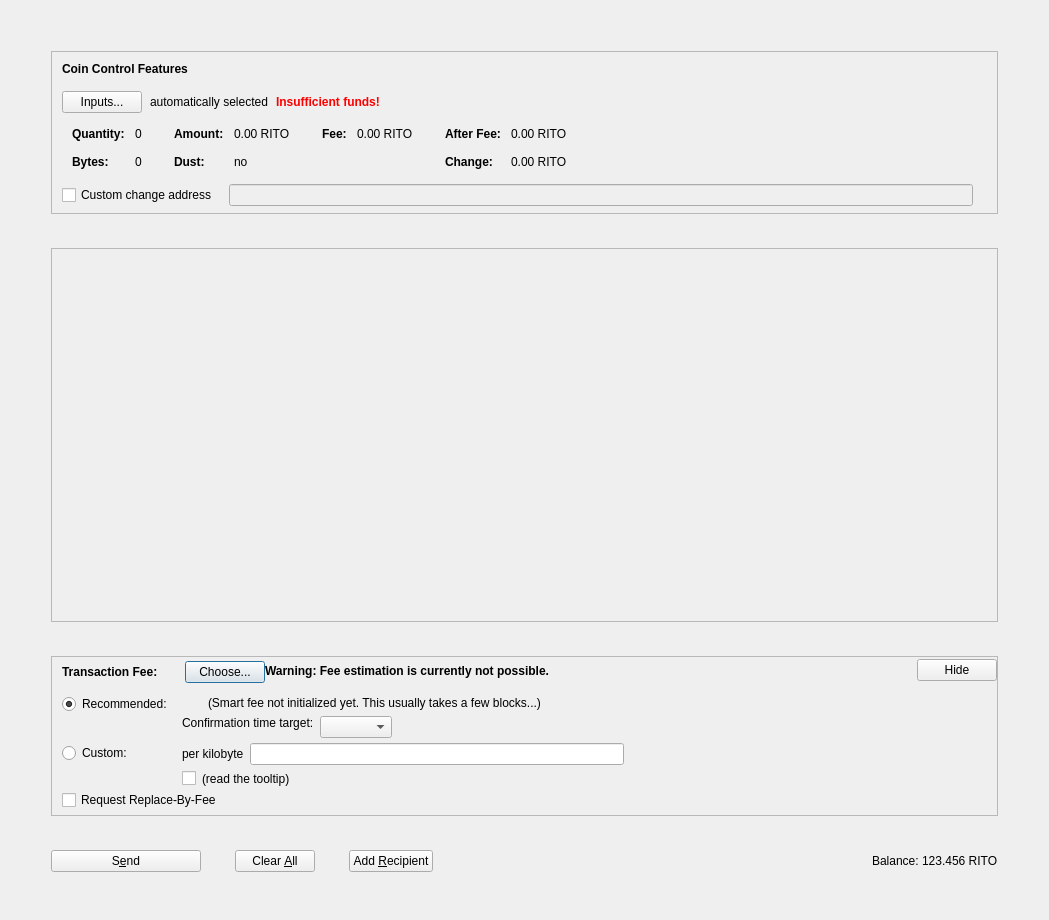
<?xml version="1.0" encoding="UTF-8"?>
<ui version="4.0">
 <class>SendCoinsDialog</class>
 <widget class="QDialog" name="SendCoinsDialog">
  <property name="geometry">
   <rect>
    <x>0</x>
    <y>0</y>
    <width>1049</width>
    <height>920</height>
   </rect>
  </property>
  <property name="windowTitle">
   <string>Send Coins</string>
  </property>
  <layout class="QVBoxLayout" name="verticalLayout" stretch="0">
   <property name="bottomMargin">
    <number>8</number>
   </property>
   <item>
    <layout class="QVBoxLayout" name="verticalLayout_3">
     <property name="spacing">
      <number>34</number>
     </property>
     <property name="leftMargin">
      <number>40</number>
     </property>
     <property name="topMargin">
      <number>40</number>
     </property>
     <property name="rightMargin">
      <number>40</number>
     </property>
     <property name="bottomMargin">
      <number>40</number>
     </property>
     <item>
      <widget class="QFrame" name="frameCoinControl">
       <property name="sizePolicy">
        <sizepolicy hsizetype="Expanding" vsizetype="Fixed">
         <horstretch>0</horstretch>
         <verstretch>0</verstretch>
        </sizepolicy>
       </property>
       <property name="maximumSize">
        <size>
         <width>16777215</width>
         <height>16777215</height>
        </size>
       </property>
       <property name="frameShape">
        <enum>QFrame::StyledPanel</enum>
       </property>
       <property name="frameShadow">
        <enum>QFrame::Sunken</enum>
       </property>
       <layout class="QVBoxLayout" name="verticalLayoutCoinControl2">
        <property name="spacing">
         <number>0</number>
        </property>
        <property name="leftMargin">
         <number>0</number>
        </property>
        <property name="topMargin">
         <number>0</number>
        </property>
        <property name="rightMargin">
         <number>0</number>
        </property>
        <property name="bottomMargin">
         <number>6</number>
        </property>
        <item>
         <layout class="QVBoxLayout" name="verticalLayoutCoinControl" stretch="0,0,0,0,0">
          <property name="spacing">
           <number>0</number>
          </property>
          <property name="leftMargin">
           <number>10</number>
          </property>
          <property name="topMargin">
           <number>10</number>
          </property>
          <item>
           <layout class="QHBoxLayout" name="horizontalLayoutCoinControl1">
            <property name="bottomMargin">
             <number>15</number>
            </property>
            <item>
             <widget class="QLabel" name="labelCoinControlFeatures">
              <property name="sizePolicy">
               <sizepolicy hsizetype="Preferred" vsizetype="Maximum">
                <horstretch>0</horstretch>
                <verstretch>0</verstretch>
               </sizepolicy>
              </property>
              <property name="font">
               <font>
                <weight>75</weight>
                <bold>true</bold>
               </font>
              </property>
              <property name="styleSheet">
               <string notr="true">font-weight:bold;</string>
              </property>
              <property name="text">
               <string>Coin Control Features</string>
              </property>
             </widget>
            </item>
           </layout>
          </item>
          <item>
           <layout class="QHBoxLayout" name="horizontalLayoutCoinControl2" stretch="0,0,0,0">
            <property name="spacing">
             <number>8</number>
            </property>
            <property name="bottomMargin">
             <number>10</number>
            </property>
            <item>
             <widget class="QPushButton" name="pushButtonCoinControl">
              <property name="styleSheet">
               <string notr="true"/>
              </property>
              <property name="text">
               <string>Inputs...</string>
              </property>
              <property name="autoDefault">
               <bool>false</bool>
              </property>
             </widget>
            </item>
            <item>
             <widget class="QLabel" name="labelCoinControlAutomaticallySelected">
              <property name="text">
               <string>automatically selected</string>
              </property>
              <property name="margin">
               <number>5</number>
              </property>
             </widget>
            </item>
            <item>
             <widget class="QLabel" name="labelCoinControlInsuffFunds">
              <property name="font">
               <font>
                <weight>75</weight>
                <bold>true</bold>
               </font>
              </property>
              <property name="styleSheet">
               <string notr="true">color:red;font-weight:bold;</string>
              </property>
              <property name="text">
               <string>Insufficient funds!</string>
              </property>
              <property name="margin">
               <number>5</number>
              </property>
             </widget>
            </item>
            <item>
             <spacer name="horizontalSpacerCoinControl">
              <property name="orientation">
               <enum>Qt::Horizontal</enum>
              </property>
              <property name="sizeHint" stdset="0">
               <size>
                <width>40</width>
                <height>1</height>
               </size>
              </property>
             </spacer>
            </item>
           </layout>
          </item>
          <item>
           <widget class="QWidget" name="widgetCoinControl" native="true">
            <property name="sizePolicy">
             <sizepolicy hsizetype="Preferred" vsizetype="Preferred">
              <horstretch>0</horstretch>
              <verstretch>0</verstretch>
             </sizepolicy>
            </property>
            <property name="minimumSize">
             <size>
              <width>0</width>
              <height>0</height>
             </size>
            </property>
            <property name="styleSheet">
             <string notr="true"/>
            </property>
            <layout class="QHBoxLayout" name="horizontalLayoutCoinControl5">
             <property name="leftMargin">
              <number>0</number>
             </property>
             <property name="topMargin">
              <number>0</number>
             </property>
             <property name="rightMargin">
              <number>0</number>
             </property>
             <property name="bottomMargin">
              <number>0</number>
             </property>
             <item>
              <layout class="QHBoxLayout" name="horizontalLayoutCoinControl3" stretch="0,0,0,1">
               <property name="spacing">
                <number>20</number>
               </property>
               <property name="topMargin">
                <number>0</number>
               </property>
               <property name="bottomMargin">
                <number>10</number>
               </property>
               <item>
                <layout class="QFormLayout" name="formLayoutCoinControl1">
                 <property name="horizontalSpacing">
                  <number>10</number>
                 </property>
                 <property name="verticalSpacing">
                  <number>14</number>
                 </property>
                 <property name="leftMargin">
                  <number>10</number>
                 </property>
                 <property name="topMargin">
                  <number>4</number>
                 </property>
                 <property name="rightMargin">
                  <number>6</number>
                 </property>
                 <item row="0" column="0">
                  <widget class="QLabel" name="labelCoinControlQuantityText">
                   <property name="font">
                    <font>
                     <weight>75</weight>
                     <bold>true</bold>
                    </font>
                   </property>
                   <property name="text">
                    <string>Quantity:</string>
                   </property>
                   <property name="margin">
                    <number>0</number>
                   </property>
                  </widget>
                 </item>
                 <item row="0" column="1">
                  <widget class="QLabel" name="labelCoinControlQuantity">
                   <property name="cursor">
                    <cursorShape>IBeamCursor</cursorShape>
                   </property>
                   <property name="contextMenuPolicy">
                    <enum>Qt::ActionsContextMenu</enum>
                   </property>
                   <property name="text">
                    <string notr="true">0</string>
                   </property>
                   <property name="margin">
                    <number>0</number>
                   </property>
                   <property name="textInteractionFlags">
                    <set>Qt::LinksAccessibleByMouse|Qt::TextSelectableByKeyboard|Qt::TextSelectableByMouse</set>
                   </property>
                  </widget>
                 </item>
                 <item row="1" column="0">
                  <widget class="QLabel" name="labelCoinControlBytesText">
                   <property name="font">
                    <font>
                     <weight>75</weight>
                     <bold>true</bold>
                    </font>
                   </property>
                   <property name="text">
                    <string>Bytes:</string>
                   </property>
                  </widget>
                 </item>
                 <item row="1" column="1">
                  <widget class="QLabel" name="labelCoinControlBytes">
                   <property name="cursor">
                    <cursorShape>IBeamCursor</cursorShape>
                   </property>
                   <property name="contextMenuPolicy">
                    <enum>Qt::ActionsContextMenu</enum>
                   </property>
                   <property name="text">
                    <string notr="true">0</string>
                   </property>
                   <property name="textInteractionFlags">
                    <set>Qt::LinksAccessibleByMouse|Qt::TextSelectableByKeyboard|Qt::TextSelectableByMouse</set>
                   </property>
                  </widget>
                 </item>
                </layout>
               </item>
               <item>
                <layout class="QFormLayout" name="formLayoutCoinControl2">
                 <property name="horizontalSpacing">
                  <number>10</number>
                 </property>
                 <property name="verticalSpacing">
                  <number>14</number>
                 </property>
                 <property name="leftMargin">
                  <number>6</number>
                 </property>
                 <property name="topMargin">
                  <number>4</number>
                 </property>
                 <property name="rightMargin">
                  <number>6</number>
                 </property>
                 <item row="0" column="0">
                  <widget class="QLabel" name="labelCoinControlAmountText">
                   <property name="font">
                    <font>
                     <weight>75</weight>
                     <bold>true</bold>
                    </font>
                   </property>
                   <property name="text">
                    <string>Amount:</string>
                   </property>
                   <property name="margin">
                    <number>0</number>
                   </property>
                  </widget>
                 </item>
                 <item row="0" column="1">
                  <widget class="QLabel" name="labelCoinControlAmount">
                   <property name="cursor">
                    <cursorShape>IBeamCursor</cursorShape>
                   </property>
                   <property name="contextMenuPolicy">
                    <enum>Qt::ActionsContextMenu</enum>
                   </property>
                   <property name="text">
                    <string notr="true">0.00 RITO</string>
                   </property>
                   <property name="textInteractionFlags">
                    <set>Qt::LinksAccessibleByMouse|Qt::TextSelectableByKeyboard|Qt::TextSelectableByMouse</set>
                   </property>
                  </widget>
                 </item>
                 <item row="1" column="0">
                  <widget class="QLabel" name="labelCoinControlLowOutputText">
                   <property name="font">
                    <font>
                     <weight>75</weight>
                     <bold>true</bold>
                    </font>
                   </property>
                   <property name="text">
                    <string>Dust:</string>
                   </property>
                  </widget>
                 </item>
                 <item row="1" column="1">
                  <widget class="QLabel" name="labelCoinControlLowOutput">
                   <property name="cursor">
                    <cursorShape>IBeamCursor</cursorShape>
                   </property>
                   <property name="contextMenuPolicy">
                    <enum>Qt::ActionsContextMenu</enum>
                   </property>
                   <property name="text">
                    <string notr="true">no</string>
                   </property>
                   <property name="textInteractionFlags">
                    <set>Qt::LinksAccessibleByMouse|Qt::TextSelectableByKeyboard|Qt::TextSelectableByMouse</set>
                   </property>
                  </widget>
                 </item>
                </layout>
               </item>
               <item>
                <layout class="QFormLayout" name="formLayoutCoinControl3">
                 <property name="horizontalSpacing">
                  <number>10</number>
                 </property>
                 <property name="verticalSpacing">
                  <number>14</number>
                 </property>
                 <property name="leftMargin">
                  <number>6</number>
                 </property>
                 <property name="topMargin">
                  <number>4</number>
                 </property>
                 <property name="rightMargin">
                  <number>6</number>
                 </property>
                 <item row="0" column="0">
                  <widget class="QLabel" name="labelCoinControlFeeText">
                   <property name="font">
                    <font>
                     <weight>75</weight>
                     <bold>true</bold>
                    </font>
                   </property>
                   <property name="text">
                    <string>Fee:</string>
                   </property>
                   <property name="margin">
                    <number>0</number>
                   </property>
                  </widget>
                 </item>
                 <item row="0" column="1">
                  <widget class="QLabel" name="labelCoinControlFee">
                   <property name="cursor">
                    <cursorShape>IBeamCursor</cursorShape>
                   </property>
                   <property name="contextMenuPolicy">
                    <enum>Qt::ActionsContextMenu</enum>
                   </property>
                   <property name="text">
                    <string notr="true">0.00 RITO</string>
                   </property>
                   <property name="textInteractionFlags">
                    <set>Qt::LinksAccessibleByMouse|Qt::TextSelectableByKeyboard|Qt::TextSelectableByMouse</set>
                   </property>
                  </widget>
                 </item>
                </layout>
               </item>
               <item>
                <layout class="QFormLayout" name="formLayoutCoinControl4">
                 <property name="horizontalSpacing">
                  <number>10</number>
                 </property>
                 <property name="verticalSpacing">
                  <number>14</number>
                 </property>
                 <property name="leftMargin">
                  <number>6</number>
                 </property>
                 <property name="topMargin">
                  <number>4</number>
                 </property>
                 <property name="rightMargin">
                  <number>6</number>
                 </property>
                 <item row="0" column="0">
                  <widget class="QLabel" name="labelCoinControlAfterFeeText">
                   <property name="font">
                    <font>
                     <weight>75</weight>
                     <bold>true</bold>
                    </font>
                   </property>
                   <property name="text">
                    <string>After Fee:</string>
                   </property>
                   <property name="margin">
                    <number>0</number>
                   </property>
                  </widget>
                 </item>
                 <item row="0" column="1">
                  <widget class="QLabel" name="labelCoinControlAfterFee">
                   <property name="cursor">
                    <cursorShape>IBeamCursor</cursorShape>
                   </property>
                   <property name="contextMenuPolicy">
                    <enum>Qt::ActionsContextMenu</enum>
                   </property>
                   <property name="text">
                    <string notr="true">0.00 RITO</string>
                   </property>
                   <property name="textInteractionFlags">
                    <set>Qt::LinksAccessibleByMouse|Qt::TextSelectableByKeyboard|Qt::TextSelectableByMouse</set>
                   </property>
                  </widget>
                 </item>
                 <item row="1" column="0">
                  <widget class="QLabel" name="labelCoinControlChangeText">
                   <property name="font">
                    <font>
                     <weight>75</weight>
                     <bold>true</bold>
                    </font>
                   </property>
                   <property name="text">
                    <string>Change:</string>
                   </property>
                  </widget>
                 </item>
                 <item row="1" column="1">
                  <widget class="QLabel" name="labelCoinControlChange">
                   <property name="cursor">
                    <cursorShape>IBeamCursor</cursorShape>
                   </property>
                   <property name="contextMenuPolicy">
                    <enum>Qt::ActionsContextMenu</enum>
                   </property>
                   <property name="text">
                    <string notr="true">0.00 RITO</string>
                   </property>
                   <property name="textInteractionFlags">
                    <set>Qt::LinksAccessibleByMouse|Qt::TextSelectableByKeyboard|Qt::TextSelectableByMouse</set>
                   </property>
                  </widget>
                 </item>
                </layout>
               </item>
              </layout>
             </item>
            </layout>
           </widget>
          </item>
          <item>
           <layout class="QHBoxLayout" name="horizontalLayoutCoinControl4" stretch="0,0,0">
            <property name="spacing">
             <number>12</number>
            </property>
            <property name="sizeConstraint">
             <enum>QLayout::SetDefaultConstraint</enum>
            </property>
            <property name="topMargin">
             <number>5</number>
            </property>
            <property name="rightMargin">
             <number>5</number>
            </property>
            <item>
             <widget class="QCheckBox" name="checkBoxCoinControlChange">
              <property name="toolTip">
               <string>If this is activated, but the change address is empty or invalid, change will be sent to a newly generated address.</string>
              </property>
              <property name="text">
               <string>Custom change address</string>
              </property>
             </widget>
            </item>
            <item>
             <widget class="QValidatedLineEdit" name="lineEditCoinControlChange">
              <property name="enabled">
               <bool>false</bool>
              </property>
              <property name="sizePolicy">
               <sizepolicy hsizetype="Expanding" vsizetype="Fixed">
                <horstretch>0</horstretch>
                <verstretch>0</verstretch>
               </sizepolicy>
              </property>
             </widget>
            </item>
            <item>
             <widget class="QLabel" name="labelCoinControlChangeLabel">
              <property name="sizePolicy">
               <sizepolicy hsizetype="Preferred" vsizetype="Expanding">
                <horstretch>0</horstretch>
                <verstretch>0</verstretch>
               </sizepolicy>
              </property>
              <property name="minimumSize">
               <size>
                <width>0</width>
                <height>0</height>
               </size>
              </property>
              <property name="text">
               <string/>
              </property>
              <property name="margin">
               <number>3</number>
              </property>
             </widget>
            </item>
           </layout>
          </item>
          <item>
           <spacer name="verticalSpacerCoinControl">
            <property name="orientation">
             <enum>Qt::Vertical</enum>
            </property>
            <property name="sizeHint" stdset="0">
             <size>
              <width>800</width>
              <height>1</height>
             </size>
            </property>
           </spacer>
          </item>
         </layout>
        </item>
       </layout>
      </widget>
     </item>
     <item>
      <widget class="QScrollArea" name="scrollArea">
       <property name="widgetResizable">
        <bool>true</bool>
       </property>
       <widget class="QWidget" name="scrollAreaWidgetContents">
        <property name="geometry">
         <rect>
          <x>0</x>
          <y>0</y>
          <width>943</width>
          <height>263</height>
         </rect>
        </property>
        <layout class="QVBoxLayout" name="verticalLayout_2" stretch="0,0">
         <property name="leftMargin">
          <number>0</number>
         </property>
         <property name="topMargin">
          <number>0</number>
         </property>
         <property name="rightMargin">
          <number>0</number>
         </property>
         <property name="bottomMargin">
          <number>0</number>
         </property>
         <item>
          <layout class="QVBoxLayout" name="entries">
           <property name="spacing">
            <number>6</number>
           </property>
          </layout>
         </item>
         <item>
          <spacer name="verticalSpacer">
           <property name="orientation">
            <enum>Qt::Vertical</enum>
           </property>
           <property name="sizeHint" stdset="0">
            <size>
             <width>20</width>
             <height>1000</height>
            </size>
           </property>
          </spacer>
         </item>
        </layout>
       </widget>
      </widget>
     </item>
     <item>
      <widget class="QFrame" name="frameFee">
       <property name="sizePolicy">
        <sizepolicy hsizetype="Expanding" vsizetype="Fixed">
         <horstretch>0</horstretch>
         <verstretch>0</verstretch>
        </sizepolicy>
       </property>
       <property name="maximumSize">
        <size>
         <width>16777215</width>
         <height>16777215</height>
        </size>
       </property>
       <property name="frameShape">
        <enum>QFrame::StyledPanel</enum>
       </property>
       <property name="frameShadow">
        <enum>QFrame::Sunken</enum>
       </property>
       <layout class="QVBoxLayout" name="verticalLayoutFee1">
        <property name="spacing">
         <number>0</number>
        </property>
        <property name="leftMargin">
         <number>0</number>
        </property>
        <property name="topMargin">
         <number>0</number>
        </property>
        <property name="rightMargin">
         <number>0</number>
        </property>
        <property name="bottomMargin">
         <number>0</number>
        </property>
        <item>
         <layout class="QVBoxLayout" name="verticalLayoutFee2" stretch="0,0,0">
          <property name="spacing">
           <number>0</number>
          </property>
          <property name="leftMargin">
           <number>10</number>
          </property>
          <property name="topMargin">
           <number>0</number>
          </property>
          <item>
           <layout class="QHBoxLayout" name="horizontalLayoutFee1">
            <property name="bottomMargin">
             <number>0</number>
            </property>
            <item>
             <layout class="QVBoxLayout" name="verticalLayoutFee7">
              <property name="spacing">
               <number>0</number>
              </property>
              <item>
               <spacer name="verticalSpacerSmartFee">
                <property name="orientation">
                 <enum>Qt::Vertical</enum>
                </property>
                <property name="sizeType">
                 <enum>QSizePolicy::Fixed</enum>
                </property>
                <property name="sizeHint" stdset="0">
                 <size>
                  <width>1</width>
                  <height>4</height>
                 </size>
                </property>
               </spacer>
              </item>
              <item>
               <layout class="QHBoxLayout" name="horizontalLayoutSmartFee">
                <property name="spacing">
                 <number>10</number>
                </property>
                <item>
                 <widget class="QLabel" name="labelFeeHeadline">
                  <property name="sizePolicy">
                   <sizepolicy hsizetype="Preferred" vsizetype="Maximum">
                    <horstretch>0</horstretch>
                    <verstretch>0</verstretch>
                   </sizepolicy>
                  </property>
                  <property name="font">
                   <font>
                    <weight>75</weight>
                    <bold>true</bold>
                   </font>
                  </property>
                  <property name="styleSheet">
                   <string notr="true">font-weight:bold;</string>
                  </property>
                  <property name="text">
                   <string>Transaction Fee:</string>
                  </property>
                 </widget>
                </item>
                <item>
                 <widget class="QLabel" name="labelFeeMinimized">
                  <property name="text">
                   <string/>
                  </property>
                 </widget>
                </item>
                <item>
                 <widget class="QPushButton" name="buttonChooseFee">
                  <property name="text">
                   <string>Choose...</string>
                  </property>
                 </widget>
                </item>
               </layout>
              </item>
              <item>
               <spacer name="verticalSpacer_5">
                <property name="orientation">
                 <enum>Qt::Vertical</enum>
                </property>
                <property name="sizeHint" stdset="0">
                 <size>
                  <width>1</width>
                  <height>1</height>
                 </size>
                </property>
               </spacer>
              </item>
             </layout>
            </item>
            <item>
             <widget class="QLabel" name="fallbackFeeWarningLabel">
              <property name="font">
               <font>
                <weight>75</weight>
                <bold>true</bold>
               </font>
              </property>
              <property name="toolTip">
               <string>Using the fallbackfee can result in sending a transaction that will take several hours or days (or never) to confirm. Consider choosing your fee manually or wait until you have validated the complete chain.</string>
              </property>
              <property name="text">
               <string>Warning: Fee estimation is currently not possible.</string>
              </property>
              <property name="wordWrap">
               <bool>false</bool>
              </property>
             </widget>
            </item>
            <item>
             <spacer name="horizontalSpacer_4">
              <property name="orientation">
               <enum>Qt::Horizontal</enum>
              </property>
              <property name="sizeType">
               <enum>QSizePolicy::MinimumExpanding</enum>
              </property>
              <property name="sizeHint" stdset="0">
               <size>
                <width>40</width>
                <height>20</height>
               </size>
              </property>
             </spacer>
            </item>
            <item>
             <widget class="QPushButton" name="buttonMinimizeFee">
              <property name="toolTip">
               <string>collapse fee-settings</string>
              </property>
              <property name="text">
               <string>Hide</string>
              </property>
             </widget>
            </item>
           </layout>
          </item>
          <item>
           <widget class="QFrame" name="frameFeeSelection">
            <layout class="QVBoxLayout" name="verticalLayoutFee12">
             <property name="spacing">
              <number>0</number>
             </property>
             <property name="leftMargin">
              <number>0</number>
             </property>
             <property name="topMargin">
              <number>0</number>
             </property>
             <property name="rightMargin">
              <number>0</number>
             </property>
             <property name="bottomMargin">
              <number>0</number>
             </property>
             <item>
              <layout class="QGridLayout" name="gridLayoutFee">
               <property name="topMargin">
                <number>10</number>
               </property>
               <property name="bottomMargin">
                <number>4</number>
               </property>
               <property name="horizontalSpacing">
                <number>10</number>
               </property>
               <property name="verticalSpacing">
                <number>4</number>
               </property>
               <item row="1" column="1">
                <layout class="QVBoxLayout" name="verticalLayoutFee8">
                 <property name="spacing">
                  <number>6</number>
                 </property>
                 <item>
                  <layout class="QHBoxLayout" name="horizontalLayoutFee13">
                   <item>
                    <widget class="QLabel" name="labelCustomPerKilobyte">
                     <property name="toolTip">
                      <string>If the custom fee is set to 1000 satoshis and the transaction is only 250 bytes, then &quot;per kilobyte&quot; only pays 250 satoshis in fee, while &quot;total at least&quot; pays 1000 satoshis. For transactions bigger than a kilobyte both pay by kilobyte.</string>
                     </property>
                     <property name="text">
                      <string>per kilobyte</string>
                     </property>
                    </widget>
                   </item>
                   <item>
                    <widget class="RitoAmountField" name="customFee"/>
                   </item>
                   <item>
                    <spacer name="horizontalSpacer_6">
                     <property name="orientation">
                      <enum>Qt::Horizontal</enum>
                     </property>
                     <property name="sizeHint" stdset="0">
                      <size>
                       <width>1</width>
                       <height>1</height>
                      </size>
                     </property>
                    </spacer>
                   </item>
                  </layout>
                 </item>
                 <item>
                  <layout class="QHBoxLayout" name="horizontalLayoutFee8">
                   <item>
                    <widget class="QCheckBox" name="checkBoxMinimumFee">
                     <property name="toolTip">
                      <string>Paying only the minimum fee is just fine as long as there is less transaction volume than space in the blocks. But be aware that this can end up in a never confirming transaction once there is more demand for rito transactions than the network can process.</string>
                     </property>
                     <property name="text">
                      <string/>
                     </property>
                    </widget>
                   </item>
                   <item>
                    <widget class="QLabel" name="labelMinFeeWarning">
                     <property name="enabled">
                      <bool>true</bool>
                     </property>
                     <property name="toolTip">
                      <string>Paying only the minimum fee is just fine as long as there is less transaction volume than space in the blocks. But be aware that this can end up in a never confirming transaction once there is more demand for rito transactions than the network can process.</string>
                     </property>
                     <property name="text">
                      <string>(read the tooltip)</string>
                     </property>
                     <property name="margin">
                      <number>5</number>
                     </property>
                    </widget>
                   </item>
                   <item>
                    <spacer name="horizontalSpacer_2">
                     <property name="orientation">
                      <enum>Qt::Horizontal</enum>
                     </property>
                     <property name="sizeHint" stdset="0">
                      <size>
                       <width>1</width>
                       <height>1</height>
                      </size>
                     </property>
                    </spacer>
                   </item>
                  </layout>
                 </item>
                </layout>
               </item>
               <item row="0" column="0">
                <layout class="QVBoxLayout" name="verticalLayoutFee4" stretch="0,1">
                 <item>
                  <widget class="QRadioButton" name="radioSmartFee">
                   <property name="text">
                    <string>Recommended:</string>
                   </property>
                   <property name="checked">
                    <bool>true</bool>
                   </property>
                   <attribute name="buttonGroup">
                    <string notr="true">groupFee</string>
                   </attribute>
                  </widget>
                 </item>
                 <item>
                  <spacer name="verticalSpacer_2">
                   <property name="orientation">
                    <enum>Qt::Vertical</enum>
                   </property>
                   <property name="sizeHint" stdset="0">
                    <size>
                     <width>1</width>
                     <height>1</height>
                    </size>
                   </property>
                  </spacer>
                 </item>
                </layout>
               </item>
               <item row="1" column="0">
                <layout class="QVBoxLayout" name="verticalLayoutFee9" stretch="0,1">
                 <item>
                  <widget class="QRadioButton" name="radioCustomFee">
                   <property name="text">
                    <string>Custom:</string>
                   </property>
                   <attribute name="buttonGroup">
                    <string notr="true">groupFee</string>
                   </attribute>
                  </widget>
                 </item>
                 <item>
                  <spacer name="verticalSpacer_6">
                   <property name="orientation">
                    <enum>Qt::Vertical</enum>
                   </property>
                   <property name="sizeHint" stdset="0">
                    <size>
                     <width>1</width>
                     <height>1</height>
                    </size>
                   </property>
                  </spacer>
                 </item>
                </layout>
               </item>
               <item row="0" column="1">
                <layout class="QVBoxLayout" name="verticalLayoutFee3" stretch="0,0,1">
                 <property name="spacing">
                  <number>6</number>
                 </property>
                 <property name="topMargin">
                  <number>2</number>
                 </property>
                 <item>
                  <layout class="QHBoxLayout" name="horizontalLayoutFee12">
                   <item>
                    <widget class="QLabel" name="labelSmartFee">
                     <property name="text">
                      <string/>
                     </property>
                     <property name="margin">
                      <number>2</number>
                     </property>
                    </widget>
                   </item>
                   <item>
                    <widget class="QLabel" name="labelFeeEstimation">
                     <property name="text">
                      <string/>
                     </property>
                    </widget>
                   </item>
                   <item>
                    <widget class="QLabel" name="labelSmartFee2">
                     <property name="text">
                      <string>(Smart fee not initialized yet. This usually takes a few blocks...)</string>
                     </property>
                     <property name="margin">
                      <number>2</number>
                     </property>
                    </widget>
                   </item>
                   <item>
                    <spacer name="horizontalSpacer_5">
                     <property name="orientation">
                      <enum>Qt::Horizontal</enum>
                     </property>
                     <property name="sizeHint" stdset="0">
                      <size>
                       <width>1</width>
                       <height>1</height>
                      </size>
                     </property>
                    </spacer>
                   </item>
                  </layout>
                 </item>
                 <item>
                  <layout class="QHBoxLayout" name="horizontalLayoutFee9">
                   <item>
                    <layout class="QVBoxLayout" name="verticalLayoutFee6">
                     <item>
                      <widget class="QLabel" name="labelSmartFee3">
                       <property name="text">
                        <string>Confirmation time target:</string>
                       </property>
                       <property name="margin">
                        <number>2</number>
                       </property>
                      </widget>
                     </item>
                     <item>
                      <spacer name="verticalSpacer_3">
                       <property name="orientation">
                        <enum>Qt::Vertical</enum>
                       </property>
                       <property name="sizeHint" stdset="0">
                        <size>
                         <width>1</width>
                         <height>1</height>
                        </size>
                       </property>
                      </spacer>
                     </item>
                    </layout>
                   </item>
                   <item>
                    <layout class="QVBoxLayout" name="verticalLayoutFee5">
                     <property name="rightMargin">
                      <number>30</number>
                     </property>
                     <item>
                      <layout class="QHBoxLayout" name="horizontalLayoutConfTarget">
                       <property name="bottomMargin">
                        <number>0</number>
                       </property>
                       <item>
                        <widget class="QComboBox" name="confTargetSelector"/>
                       </item>
                       <item>
                        <spacer name="horizontalSpacerConfTarget">
                         <property name="orientation">
                          <enum>Qt::Horizontal</enum>
                         </property>
                         <property name="sizeHint" stdset="0">
                          <size>
                           <width>40</width>
                           <height>20</height>
                          </size>
                         </property>
                        </spacer>
                       </item>
                      </layout>
                     </item>
                    </layout>
                   </item>
                  </layout>
                 </item>
                 <item>
                  <spacer name="verticalSpacer_4">
                   <property name="orientation">
                    <enum>Qt::Vertical</enum>
                   </property>
                   <property name="sizeHint" stdset="0">
                    <size>
                     <width>1</width>
                     <height>1</height>
                    </size>
                   </property>
                  </spacer>
                 </item>
                </layout>
               </item>
              </layout>
             </item>
             <item>
              <widget class="QCheckBox" name="optInRBF">
               <property name="toolTip">
                <string>Indicates that the sender may wish to replace this transaction with a new one paying higher fees (prior to being confirmed).</string>
               </property>
               <property name="text">
                <string>Request Replace-By-Fee</string>
               </property>
              </widget>
             </item>
            </layout>
           </widget>
          </item>
          <item>
           <spacer name="verticalSpacerFee">
            <property name="orientation">
             <enum>Qt::Vertical</enum>
            </property>
            <property name="sizeHint" stdset="0">
             <size>
              <width>40</width>
              <height>5</height>
             </size>
            </property>
           </spacer>
          </item>
         </layout>
        </item>
       </layout>
      </widget>
     </item>
     <item>
      <layout class="QHBoxLayout" name="horizontalLayout">
       <item>
        <widget class="QPushButton" name="sendButton">
         <property name="minimumSize">
          <size>
           <width>150</width>
           <height>0</height>
          </size>
         </property>
         <property name="toolTip">
          <string>Confirm the send action</string>
         </property>
         <property name="text">
          <string>S&amp;end</string>
         </property>
         <property name="icon">
          <iconset resource="../rito.qrc">
           <normaloff>:/icons/send</normaloff>:/icons/send</iconset>
         </property>
         <property name="autoDefault">
          <bool>false</bool>
         </property>
         <property name="default">
          <bool>false</bool>
         </property>
        </widget>
       </item>
       <item>
        <widget class="QPushButton" name="clearButton">
         <property name="sizePolicy">
          <sizepolicy hsizetype="Minimum" vsizetype="Fixed">
           <horstretch>0</horstretch>
           <verstretch>0</verstretch>
          </sizepolicy>
         </property>
         <property name="toolTip">
          <string>Clear all fields of the form.</string>
         </property>
         <property name="text">
          <string>Clear &amp;All</string>
         </property>
         <property name="icon">
          <iconset resource="../rito.qrc">
           <normaloff>:/icons/remove</normaloff>:/icons/remove</iconset>
         </property>
         <property name="autoDefault">
          <bool>false</bool>
         </property>
        </widget>
       </item>
       <item>
        <widget class="QPushButton" name="addButton">
         <property name="toolTip">
          <string>Send to multiple recipients at once</string>
         </property>
         <property name="text">
          <string>Add &amp;Recipient</string>
         </property>
         <property name="icon">
          <iconset resource="../rito.qrc">
           <normaloff>:/icons/add</normaloff>:/icons/add</iconset>
         </property>
         <property name="autoDefault">
          <bool>false</bool>
         </property>
        </widget>
       </item>
       <item>
        <spacer name="horizontalSpacer">
         <property name="orientation">
          <enum>Qt::Horizontal</enum>
         </property>
         <property name="sizeHint" stdset="0">
          <size>
           <width>40</width>
           <height>20</height>
          </size>
         </property>
        </spacer>
       </item>
       <item>
        <layout class="QHBoxLayout" name="horizontalLayout_2">
         <property name="spacing">
          <number>3</number>
         </property>
         <item>
          <widget class="QLabel" name="label">
           <property name="sizePolicy">
            <sizepolicy hsizetype="Preferred" vsizetype="Fixed">
             <horstretch>0</horstretch>
             <verstretch>0</verstretch>
            </sizepolicy>
           </property>
           <property name="text">
            <string>Balance:</string>
           </property>
          </widget>
         </item>
         <item>
          <widget class="QLabel" name="labelBalance">
           <property name="sizePolicy">
            <sizepolicy hsizetype="Preferred" vsizetype="Fixed">
             <horstretch>0</horstretch>
             <verstretch>0</verstretch>
            </sizepolicy>
           </property>
           <property name="cursor">
            <cursorShape>IBeamCursor</cursorShape>
           </property>
           <property name="text">
            <string notr="true">123.456 RITO</string>
           </property>
           <property name="textInteractionFlags">
            <set>Qt::LinksAccessibleByMouse|Qt::TextSelectableByKeyboard|Qt::TextSelectableByMouse</set>
           </property>
          </widget>
         </item>
        </layout>
       </item>
      </layout>
     </item>
    </layout>
   </item>
  </layout>
 </widget>
 <customwidgets>
  <customwidget>
   <class>QValidatedLineEdit</class>
   <extends>QLineEdit</extends>
   <header>qvalidatedlineedit.h</header>
  </customwidget>
  <customwidget>
   <class>RitoAmountField</class>
   <extends>QLineEdit</extends>
   <header>ritoamountfield.h</header>
   <container>1</container>
  </customwidget>
 </customwidgets>
 <resources>
  <include location="../rito.qrc"/>
 </resources>
 <connections/>
 <buttongroups>
  <buttongroup name="groupFee"/>
 </buttongroups>
</ui>
